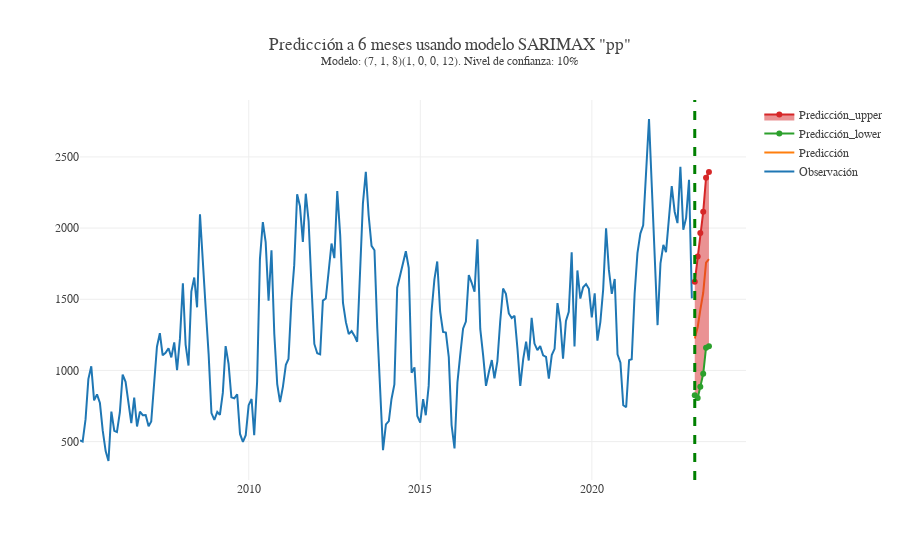

The code cell stored with this chart in its notebook:
### Code cell
fitted = test_model_pp.fit(disp=False)
# forecast_test = fitted.forecast(months_to_predict, exog = X_new_test)
forecast_test = fitted.get_forecast(months_to_predict, exog = X_new_test)
forecast_test = forecast_test.summary_frame(alpha=alpha)[["mean", "mean_ci_lower", "mean_ci_upper"]]
forecast_test = pd.concat([fitted.fittedvalues, forecast_test])
obs_pred_test = pd.DataFrame({"observado":y_test,
                            "prediccion": forecast_test["mean"],
                            'predicted_lower' : forecast_test["mean_ci_lower"],
                            'predicted_upper' : forecast_test["mean_ci_upper"],
                            })
plot_predicc_obs_exog = go.Figure()
plot_predicc_obs_exog.add_trace(go.Scatter(x=y_test.index, y = y_test, name = "Observación"))
plot_predicc_obs_exog.add_trace(go.Scatter(x=obs_pred_test.index, y = obs_pred_test["prediccion"], name = "Predicción"))
plot_predicc_obs_exog.add_trace(go.Scatter(x = obs_pred_test.index[-months_to_predict:], y = obs_pred_test.predicted_lower[-months_to_predict:], name = "Predicción_lower"))
plot_predicc_obs_exog.add_trace(go.Scatter(x = obs_pred_test.index[-months_to_predict:], y = obs_pred_test.predicted_upper[-months_to_predict:], name = "Predicción_upper", fill='tonexty'))
plot_predicc_obs_exog.add_vline(x = obs_pred_test.index[-months_to_predict], line_width=3, line_dash="dash", line_color="green")
plot_predicc_obs_exog.update_layout(template = None, title_text =f"Predicción a 6 meses usando modelo SARIMAX \"{'pp'}\"<br><sup>Modelo: {order_main}{seasonal_order_main}. Nivel de confianza: {alpha:.0%}",
font_family = "georgia")
plot_predicc_obs_exog.write_image("./output/Prediccion_sarimax_plot.pdf")
plot_predicc_obs_exog.show()

### Figure 1 — Plotly figure (JSON) as saved in the notebook; plotly's stock layout.template omitted (floating-point values rounded to 4 significant figures; data arrays with more than 128 entries replaced by an {"elided": "..."} marker saying what was removed)
{"data": [{"name": "Observación", "type": "scatter", "x": {"elided": "215 str values"}, "y": {"elided": "215 float values"}}, {"name": "Predicción", "type": "scatter", "x": {"elided": "221 str values"}, "y": {"elided": "221 float values"}}, {"name": "Predicción_lower", "type": "scatter", "x": ["2022-12-31T00:00:00", "2023-01-31T00:00:00", "2023-02-28T00:00:00", "2023-03-31T00:00:00", "2023-04-30T00:00:00", "2023-05-31T00:00:00"], "y": [826.5, 805.8, 884.8, 976.8, 1160.0, 1169.0]}, {"fill": "tonexty", "name": "Predicción_upper", "type": "scatter", "x": ["2022-12-31T00:00:00", "2023-01-31T00:00:00", "2023-02-28T00:00:00", "2023-03-31T00:00:00", "2023-04-30T00:00:00", "2023-05-31T00:00:00"], "y": [1622.0, 1801.0, 1966.0, 2114.0, 2354.0, 2394.0]}], "layout": {"font": {"family": "georgia"}, "shapes": [{"line": {"color": "green", "dash": "dash", "width": 3}, "type": "line", "x0": "2022-12-31T00:00:00", "x1": "2022-12-31T00:00:00", "xref": "x", "y0": 0, "y1": 1, "yref": "y domain"}], "title": {"text": "Predicción a 6 meses usando modelo SARIMAX \"pp\"<br><sup>Modelo: (7, 1, 8)(1, 0, 0, 12). Nivel de confianza: 10%"}}}
